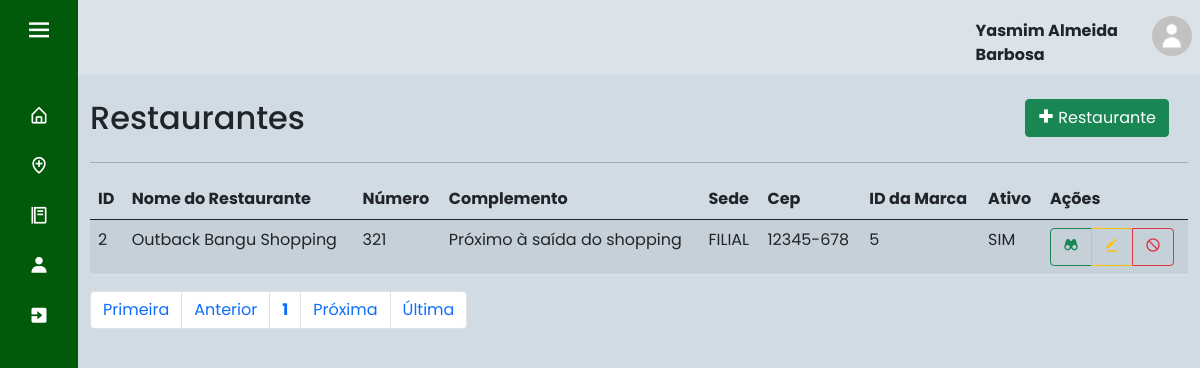
Screenshot of /index.php?page=lista_res (signed in) with the database file from the repository.
### tables this page shows
CREATE TABLE IF NOT EXISTS `usuario` (
  `id_cli` int(11) NOT NULL AUTO_INCREMENT,
  `nome` varchar(45) NOT NULL,
  `email` varchar(45) NOT NULL,
  `senha` varchar(100) NOT NULL,
  `nivel` int(1) DEFAULT NULL,
  `ativo` tinyint(1) DEFAULT NULL,
  PRIMARY KEY (`id_cli`),
  KEY `nivel` (`nivel`)
);

CREATE TABLE IF NOT EXISTS `restaurante` (
  `id_res` int(11) NOT NULL AUTO_INCREMENT,
  `nome_res` varchar(100) NOT NULL,
  `nr_res` varchar(20) DEFAULT NULL,
  `comp_res` varchar(100) DEFAULT NULL,
  `tipo_sede_res` tinyint(4) DEFAULT NULL,
  `cep` varchar(10) NOT NULL,
  `id_marca` int(11) NOT NULL,
  `ativo` tinyint(1) DEFAULT NULL,
  PRIMARY KEY (`id_res`),
  KEY `cep` (`cep`),
  KEY `id_marca` (`id_marca`),
  CONSTRAINT `restaurante_ibfk_1` FOREIGN KEY (`cep`) REFERENCES `localidade` (`cep`),
  CONSTRAINT `restaurante_ibfk_2` FOREIGN KEY (`id_marca`) REFERENCES `marca_rede` (`id_marca`)
);

### sis/restaurante/lista_res.php (the view, shortened to what this page needs)
<div id="main" class="container-fluid">
	<div id="top" class="row">
		<div class="col-md-10">
			<h2>Restaurantes</h2>
		</div>
		<div class="col-md-2">
			<a href="?page=fcad_res" class="btn btn-success pull-right h2"><i class='bx bx-plus-medical'></i> Restaurante
			</a>
		</div>
	</div>
	<hr/>
	<div id="list" class="row">
		<div class="table-responsive col-md-12">
			<?php
				$quantidade = 5;
				$pagina = (isset($_GET['pagina'])) ? (int)$_GET['pagina'] : 1;
				$inicio = ($quantidade * $pagina) - $quantidade;
				$data = mysqli_query($con, "select * from restaurante order by id_res asc limit $inicio, $quantidade;") or die(mysqli_error("ERRO: ".$con));
				echo "<table class='table table-striped' cellspacing='0' cellpading='0'>";
				echo "<thead><tr>";
				echo "<td><strong>ID</strong></td>";
				echo "<td><strong>Nome do Restaurante</strong></td>";
				echo "<td><strong>Número</strong></td>";
				echo "<td><strong>Complemento</strong></td>";
				echo "<td><strong>Sede</strong></td>";
                    echo "<td><strong>Cep</strong></td>";
                    echo "<td><strong>ID da Marca</strong></td>";
                    echo "<td><strong>Ativo</strong></td>";
				echo "<td class='actions justify-content-center'><strong>Ações</strong></td>";
				echo "</tr></thead><tbody>";
				while($info = mysqli_fetch_array($data)){
					echo "<tr>";
					echo "<td>".$info['id_res']."</td>";
					echo "<td>".$info['nome_res']."</td>";
					echo "<td>".$info['nr_res']."</td>";
					echo "<td>".$info['comp_res']." </td>";
					if($info['tipo_sede_res'] == 1){
                        echo "<td>PRÓPRIA</td>";
                    }else if($info['tipo_sede_res'] == 0){
                        echo "<td>FILIAL</td>";
                    }
                    echo "<td>".$info['cep']." </td>";
            		echo "<td>".$info['id_marca']." </td>";
                    if($info['ativo'] == 1){
                        echo "<td>SIM</td>";
                    }else if($info['ativo'] == 0){
                        echo "<td>NÃO</td>";
                    }
					echo "<td><div class='btn-group btn-group-xs'>";
						echo "<a class='btn btn-outline-success btn-xs' href=?page=view_res&id_res=".$info['id_res']."> <i class='bx bxs-binoculars'></i> </a>";
						echo "<a class='btn btn-outline-warning btn-xs' href=?page=fedit_res&id_res=".$info['id_res']."> <i class='bx bxs-edit-alt'></i> </a>";
						if($info['ativo'] == 1){
							echo "<a class='btn btn-outline-danger btn-xs'  href=?page=block_res&id_res=".$info['id_res']."> <i class='bx bx-block'></i> </a>";
						}else if($info['ativo'] == 0){
							echo "<a class='btn btn-outline-success btn-xs'  href=?page=ativa_res&id_res=".$info['id_res']."><i class='bx bx-lock-open'></i></a></div></td>";
						}
					}
					echo "</tr></tbody></table>";
			?>
		</div>
	</div>
	<div id="bottom" class="row">
			<div class="col-md-12">
				<?php
					$sqlTotal 		= "select id_res from restaurante;";
					$qrTotal  		= mysqli_query($con, $sqlTotal) or die (mysqli_error());
					$numTotal 		= mysqli_num_rows($qrTotal);
					$totalpagina = (ceil($numTotal/$quantidade)<=0) ? 1 : ceil($numTotal/$quantidade);
					$anterior = (($pagina-1) <= 0) ? 1 : $pagina - 1;
					$posterior = (($pagina+1) >= $totalpagina) ? $totalpagina : $pagina+1;
					echo "<ul class='pagination'>";
					echo "<li class='page-item'><a class='page-link' href='?page=lista_res&pagina=1'> Primeira</a></li> ";
					echo "<li class='page-item'><a class='page-link' href=\"?page=lista_res&pagina=$anterior\"> Anterior</a></li> ";
					echo "<li class='page-item'><a class='page-link' href='?page=lista_res&pagina=".$pagina."'><strong>".$pagina."</strong></a></li> ";
					echo "<li class='page-item'><a class='page-link' href=\"?page=lista_res&pagina=$posterior\"> Pr&oacute;xima</a></li> ";
					echo "<li class='page-item'><a class='page-link' href=\"?page=lista_res&pagina=$totalpagina\"> &Uacute;ltima</a></li></ul>";
				?>
			</div>
	</div>
</div>

### index.php (shortened to what this page needs)
<!doctype html>
<html lang="pt-br">
  <head>
    <link rel="stylesheet" href="css/style.css">
    <link href='https://unpkg.com/boxicons@2.0.7/css/boxicons.min.css' rel='stylesheet'>
    <link href="https://cdn.jsdelivr.net/npm/bootstrap@5.0.2/dist/css/bootstrap.min.css" rel="stylesheet">
  </head>
  <body>
    <?php
      include "base/config.php";
      switch($_SESSION['UsuarioNivel']){
        case 3: include "base/sidebar3.php"; break; exit;
      }
    ?>
  <section class="home-section">
      <nav class="navbar navbar-expand-sm" style="background-color: rgba(255, 255, 255, 0.2);">
      <?php
          if(isset($_SESSION["UsuarioID"])) {
              $usuario_id = $_SESSION["UsuarioID"];
          } else{
              header("location: base/index2.php");
              exit;
          }
          $sql = "select * from usuario where id_cli = '$usuario_id'";
          $result = mysqli_query($con, $sql);
          if($result){
            $row = mysqli_fetch_assoc($result);
            $nome = $row['nome'];
      ?>
        <ul class="navbar-nav" style="margin-left: 80%;">
          <li class="nav-item" style="font-weight: bold; margin-top: 5%">
            <?php echo'' .$nome. '';?>
          </li>
          <li class="nav-item">
            <a class="nav-link" href="base/dados.php"><img src="img/home-perfil.png" width="40" height="40"></a>
          </li>
        </ul>
      </nav>
      <br>
      <?php
        } else{
              echo "Erro na consulta:" .mysqli_error($con);
            }
      ?>
    <?php
      include "base/ch_pages.php";
    ?>
    </section>
  </body>
</html>

### css/style.css (style rules this page uses)
* { margin: 0; padding: 0; box-sizing: border-box; font-family: 'Poppins', sans-serif; }
.home-section { position: relative; background: #184e7733; height: 100vh; left: 260px; width: calc(100% - 260px); transition: all 0.5s ease; }
.sidebar.close ~ .home-section { left: 78px; width: calc(100% - 78px); }

### rows the page displays
usuario: nome "Yasmim Almeida Barbosa"
restaurante: id_res "2", nome_res "Outback Bangu Shopping", nr_res "321", comp_res "Próximo à saída do shopping", tipo_sede_res "FILIAL", cep "12345-678", id_marca "5", ativo "SIM"

### other values shown
$pagina "1"
